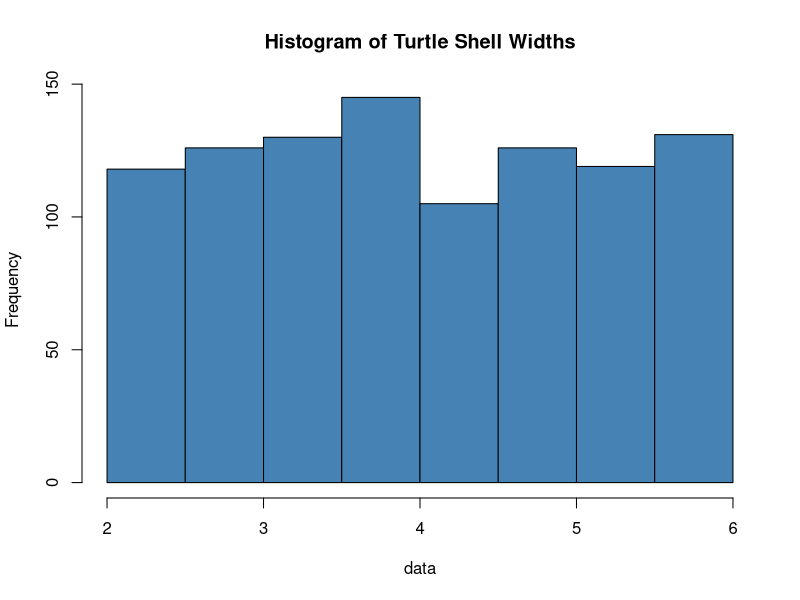
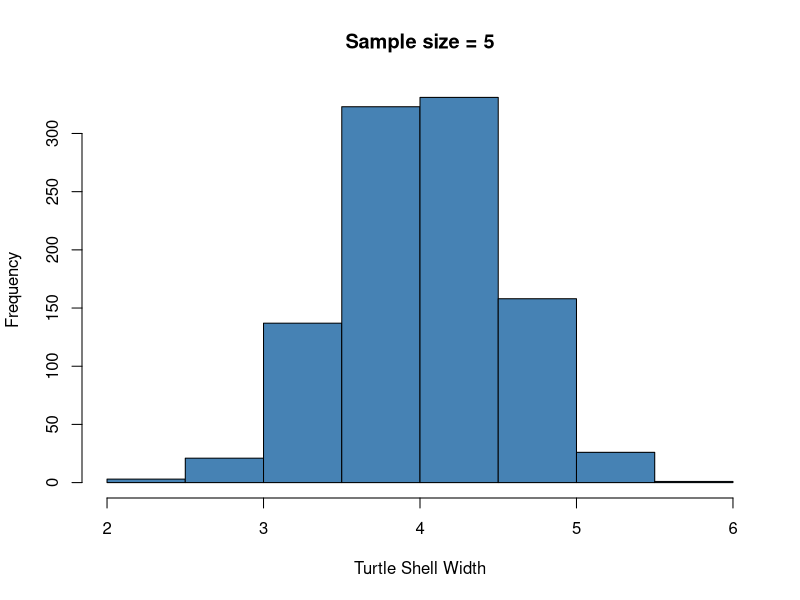
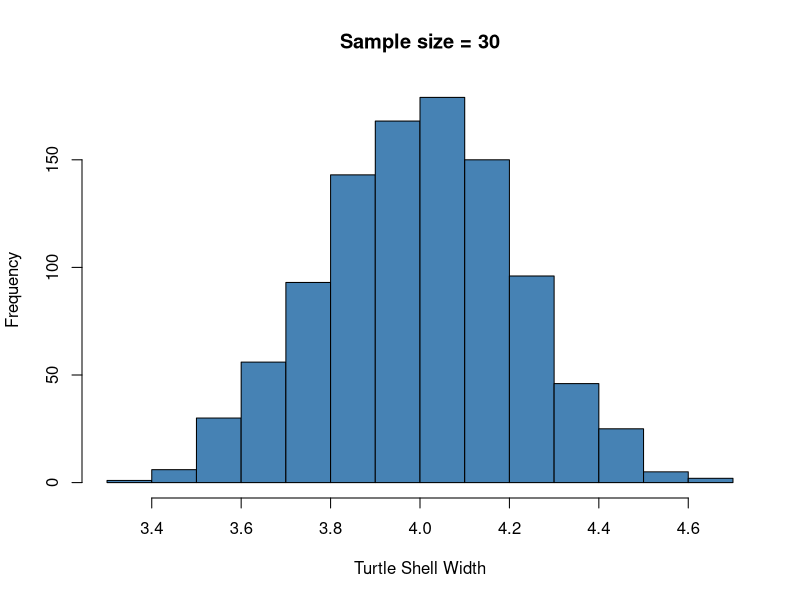
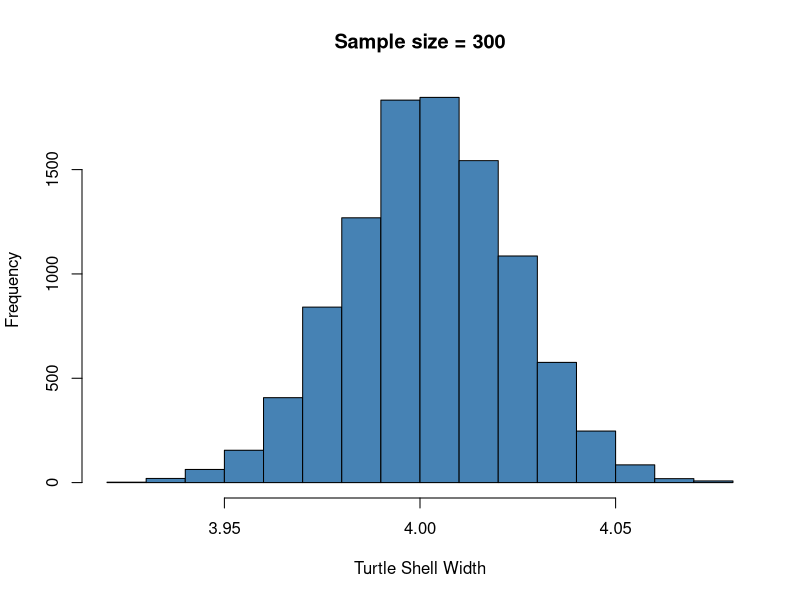

These charts were generated, in order, by the following R code:
## ---- chunk 1
#make this example reproducible
set.seed(0)

#create random variable with sample size of 1000 that is uniformly distributed
data <- runif(n=1000, min=2, max=6)

#create histogram to visualize distribution of turtle shell widths
hist(data, col='steelblue', main='Histogram of Turtle Shell Widths')
## ---- chunk 2
#create empty vector to hold sample means
sample5 <- c()

#take 1,000 random samples of size n=5
n = 1000
for (i in 1:n){
  sample5[i] = mean(sample(data, 5, replace=TRUE))
}

#calculate mean and standard deviation of sample means
mean(sample5)

sd(sample5)

#create histogram to visualize sampling distribution of sample means
hist(sample5, col ='steelblue', xlab='Turtle Shell Width', main='Sample size = 5')
## ---- chunk 3
#create empty vector to hold sample means
sample30 <- c()

#take 1,000 random samples of size n=30
n = 1000
for (i in 1:n){
  sample30[i] = mean(sample(data, 30, replace=TRUE))
}

#calculate mean and standard deviation of sample means
mean(sample30)

sd(sample30)


#create histogram to visualize sampling distribution of sample means
hist(sample30, col ='steelblue', xlab='Turtle Shell Width', main='Sample size = 30')
## ---- chunk 4
#create empty vector to hold sample means
sample3000 <- c()

#take 10,000 random samples of size n=3000
iter = 10000

for (i in 1:iter){
  sample3000[i] = mean(sample(data, 3000, replace=TRUE))
}

#calculate mean and standard deviation of sample means
mean(sample3000)

sd(sample3000)

#create histogram to visualize sampling distribution of sample means
hist(sample3000, col ='steelblue', xlab='Turtle Shell Width', main='Sample size = 300')
## ---- chunk 5
sessionInfo()
